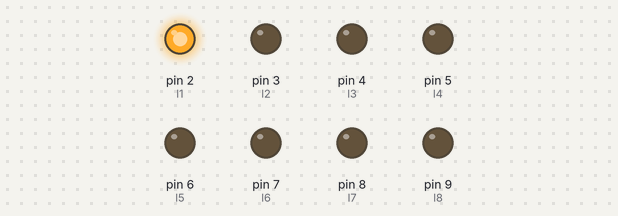
The sketch below on a simulated Arduino Uno, built with avr-gcc and run on an emulated ATmega328P. Parts: output pins drawn as LEDs (lit = HIGH).

Above: at 0.5 s.
At 2.5 s:
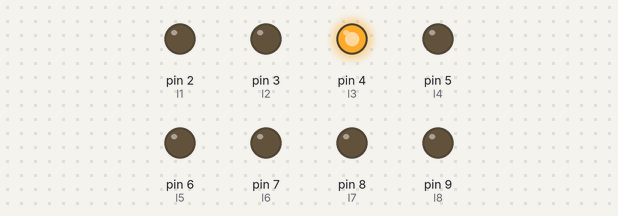
At 4.5 s:
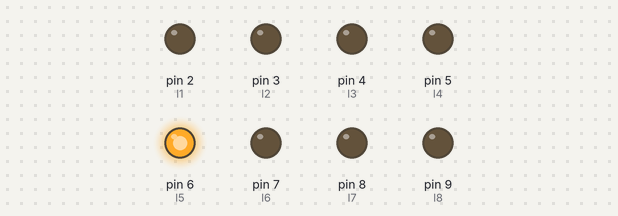
At 8.5 s:
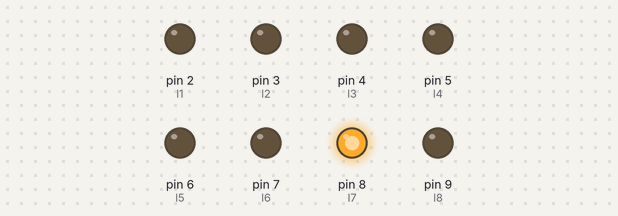
At 13.5 s:
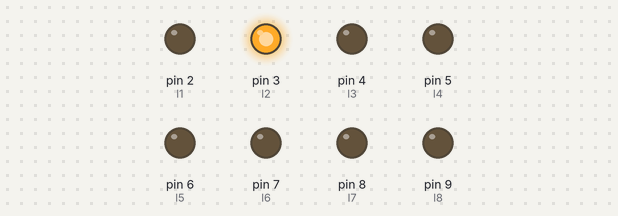
At 17.5 s:
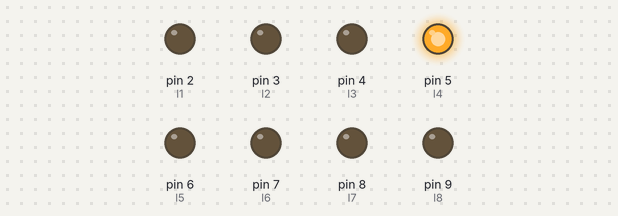
Timing chart, 0 to 18.2 s (numbered marks = the images above):
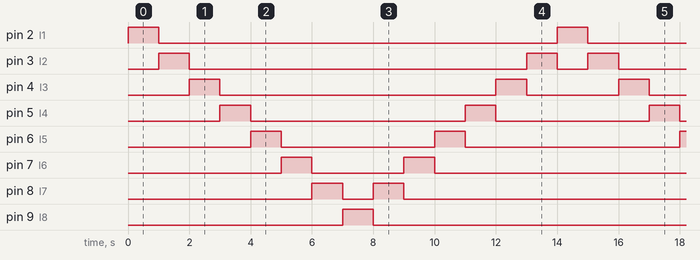

The sketch:

LED_FORWARD_and_BACKWARD.ino
```cpp
//define the connected pins

const int l1=2;
const int l2=3;
const int l3=4;
const int l4=5;
const int l5=6;
const int l6=7;
const int l7=8;
const int l8=9;

//define the i/o of the connected pins
void setup()
{
  pinMode(l1,OUTPUT);
  pinMode(l2,OUTPUT);
  pinMode(l3,OUTPUT);
  pinMode(l4,OUTPUT);
  pinMode(l5,OUTPUT);
  pinMode(l6,OUTPUT);
  pinMode(l7,OUTPUT);
  pinMode(l8,OUTPUT);
}

void loop()
{
  digitalWrite(l1,HIGH);
  delay(1000);
  digitalWrite(l1,LOW);
  digitalWrite(l2,HIGH);
  delay(1000);
  digitalWrite(l2,LOW);
  digitalWrite(l3,HIGH);
  delay(1000);
  digitalWrite(l3,LOW);
  digitalWrite(l4,HIGH);
  delay(1000);
  digitalWrite(l4,LOW);
  digitalWrite(l5,HIGH);
  delay(1000);
  digitalWrite(l5,LOW);
  digitalWrite(l6,HIGH);
  delay(1000);
  digitalWrite(l6,LOW);
  digitalWrite(l7,HIGH);
  delay(1000);
  digitalWrite(l7,LOW);
  digitalWrite(l8,HIGH);
  delay(1000);
  digitalWrite(l8,LOW);
  digitalWrite(l7,HIGH);
  delay(1000);
  digitalWrite(l7,LOW);
  digitalWrite(l6,HIGH);
  delay(1000);
  digitalWrite(l6,LOW);
  digitalWrite(l5,HIGH);
  delay(1000);
  digitalWrite(l5,LOW);
  digitalWrite(l4,HIGH);
  delay(1000);
  digitalWrite(l4,LOW);
  digitalWrite(l3,HIGH);
  delay(1000);
  digitalWrite(l3,LOW);
  digitalWrite(l2,HIGH);
  delay(1000);
  digitalWrite(l2,LOW);
}
```

Measured:
- by itself, pin 2 (l1), pin 9 (l8): alternates HIGH for 1.0 s and LOW for 13.0 s
- by itself, pin 3 (l2): repeats every 14.0 s: LOW 11.0 s, HIGH 1.0 s, LOW 1.0 s, HIGH 1.0 s
- by itself, pin 4 (l3): repeats every 14.0 s: LOW 9.0 s, HIGH 1.0 s, LOW 3.0 s, HIGH 1.0 s
- by itself, pin 5 (l4): repeats every 14.0 s: LOW 7.0 s, HIGH 1.0 s, LOW 5.0 s, HIGH 1.0 s
- by itself, pin 6 (l5): repeats every 14.0 s: LOW 5.0 s, HIGH 1.0 s, LOW 7.0 s, HIGH 1.0 s
- by itself, pin 7 (l6): repeats every 14.0 s: LOW 3.0 s, HIGH 1.0 s, LOW 9.0 s, HIGH 1.0 s
- by itself, pin 8 (l7): repeats every 14.0 s: LOW 1.0 s, HIGH 1.0 s, LOW 11.0 s, HIGH 1.0 s
